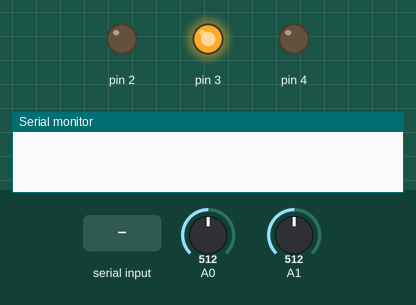
A sketch run on a simulated Arduino Uno, built with avr-gcc and run on an emulated ATmega328P. Parts: output pins drawn as LEDs (lit = HIGH), the last lines printed to the serial monitor. The test bench sets the inputs (shaded band); at power-on: A1 = 512, A0 = 512.

Above: at 1.2 s.
1.3 s: byte 1 (1) received over Serial
At 3.2 s:
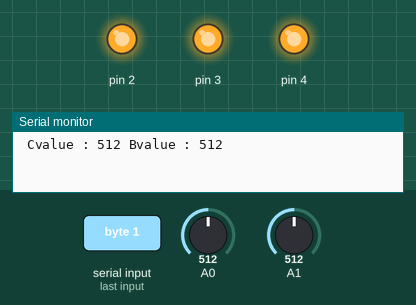
3.8 s: A1 set to 104
6.6 s: A1 set to 95
At 9.4 s:
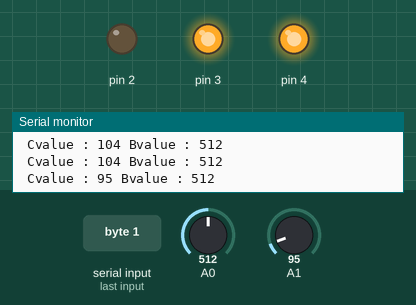
9.6 s: byte 2 (2) received over Serial
At 10.3 s:
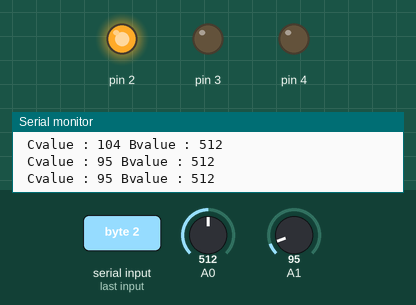
11.2 s: byte 4 (4) received over Serial
At 12.3 s:
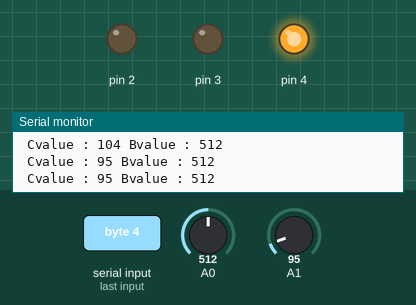
Timing chart, 0 to 14.2 s (numbered marks = the images above; inputs shaded):
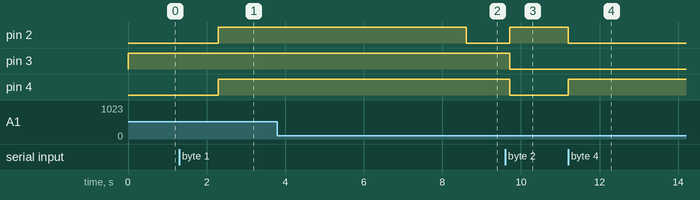

The sketch:

SmartEnergy.ino
```cpp
int k=3;
void setup() {
  Serial.begin(9600);
  pinMode(2, OUTPUT); //2번이 모니터, 3번이 컴퓨터, 4번이 선풍기
  pinMode(3, OUTPUT);
  pinMode(4, OUTPUT);


  }


void loop() {


 int bed = analogRead(A0);
 int chair = analogRead(A1);
 int sumc = 0;
 int sumb = 0;
 int avec = 0;
 int aveb = 0;
 int i;

  if (Serial.available())
  {
    k=Serial.read();
  }

if (k==1){
  for (i=0;i<100;i++){
    sumc = sumc + chair;
    sumb = sumb + bed;
    delay(10);
  }
    avec = sumc/100;
    aveb = sumb/100;
    Serial.println(" Cvalue : "+String(avec)+" Bvalue : "+String(aveb));

  if (avec < 100)
  {
   if (aveb > 100){
    digitalWrite(2, LOW);
    digitalWrite(3, HIGH);
    digitalWrite(4, HIGH);
   }
   if (aveb < 100){
    digitalWrite(2, LOW);
    digitalWrite(3, HIGH);
    digitalWrite(4, LOW);
   }
  }
 else  {
  digitalWrite(2, HIGH);
  digitalWrite(3, HIGH);
  digitalWrite(4, HIGH);
}


delay(50);
  }

else if (k==0){
Serial.println("connection error");
  digitalWrite(2, HIGH);
  digitalWrite(3, HIGH);
  digitalWrite(4, HIGH);
}

else if (k==2)
{
  digitalWrite(2, HIGH);
  digitalWrite(3, LOW);
  digitalWrite(4, LOW);
}

else if (k==3)
{
  digitalWrite(2, LOW);
  digitalWrite(3, HIGH);
  digitalWrite(4, LOW);
}

else if (k==4)
{
  digitalWrite(2, LOW);
  digitalWrite(3, LOW);
  digitalWrite(4, HIGH);
}

 else {
  Serial.println("error");
}
}
```

Measured:
- the behaviour switches between 100 and 99 on A1 (found by bisection; images 1 and 2)
- after the input at 1.3 s, pin 2, pin 4: LOW → HIGH after 1.0 s
- after the input at 6.6 s, pin 2: HIGH → LOW after 2.0 s
- after the input at 9.6 s, pin 2: LOW → HIGH after 0.11 s; pin 3, pin 4: HIGH → LOW after 0.11 s
- after the input at 11.2 s, pin 2: HIGH → LOW at once; pin 4: LOW → HIGH at once
